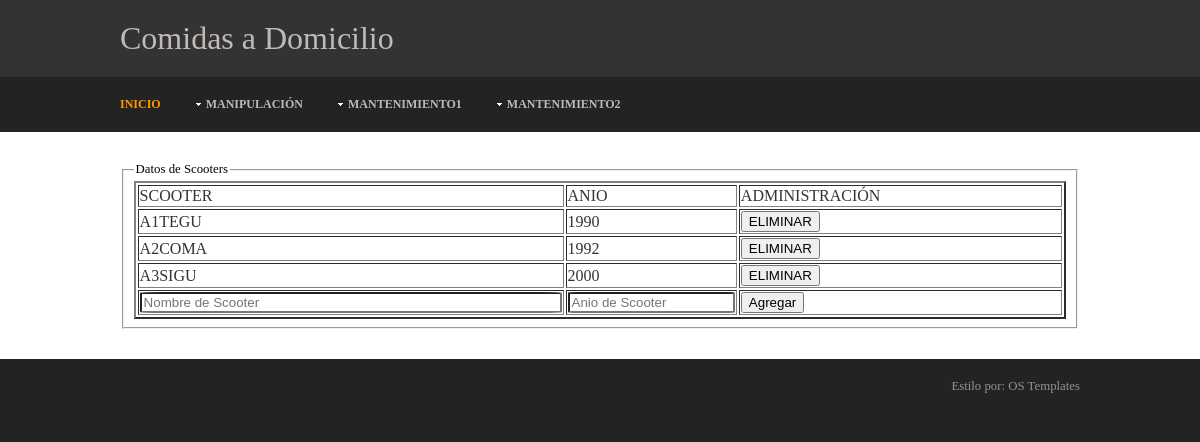
The page /comidas/scooters/scooters.php on the database its author committed.
### tables this page shows
CREATE TABLE IF NOT EXISTS `scooter` (
  `scooter` varchar(6) NOT NULL,
  `ano_scooters` decimal(4,0) DEFAULT NULL,
  PRIMARY KEY (`scooter`)
);

### comidas/scooters/cls_scooters.php (the view, shortened to what this page needs)
<?php
require_once '../conexionComidas.php';
    function consultaFamilias($fam){
        global $server,$bd,$user,$password;
        $db = new PDO("mysql:host=".$server.";dbname=".$bd.";charset=utf8",$user, $password);
        $consulta=$db->prepare("CALL sp_get_scooters(:sco);");
        $consulta->bindParam(":sco",$fam, PDO::PARAM_STR, 6);
        $consulta->execute();
        $filas=$consulta->fetchAll(PDO::FETCH_ASSOC);
        tabla($filas);
    }
    function tabla($filas){
        ?><table border=2 width=100% id="datos1"><?php
        if(!isset($filas[0])){
           echo "Aqui no hay datos por ahora";
        }else{
            echo "<tr>";
            foreach($filas[0] as $indice => $valor){
                echo "<td>". $indice ."</td>";
            }
        ?><td colspan="1">ADMINISTRACI&Oacute;N</td></tr><?php
        }
        foreach ($filas as $fila){
            echo "<tr>";
            foreach ($fila as $columna) {
                echo "<td>".utf8_encode($columna)."</td>";
            }
            echo <<<HTML
                <td><input type='button' onclick='consulta(
                    "cls_scooters.php?accion=eliminar&sco={$fila["SCOOTER"]}");' value='ELIMINAR'>
                </td>
HTML;
            echo "</tr>";
        }
        ?>
            <tr>
                <td><input type="text" name="sco" id="sco" class="textEntry"
                           placeholder="Nombre de Scooter" maxlength="6"></td>
                <td><input type="number" name="anio" id="anio" class="textEntry"
                           placeholder="Anio de Scooter" maxlength="4" max="9999" min="1000" step="1"></td>
                <td colspan="2"><input type="button" value="Agregar" onclick="insertaFamilia();"></td>
            </tr>
    </table>
        <?php
    }
?>

### comidas/styles/layout.css (style rules this page uses)
html { overflow-y:scroll; }
body { margin:0; padding:0; font-size:100%; font-family:Georgia, "Times New Roman", Times, serif; color:#919191; background-color:#232323; }
.textEntry { width: 100%; border-radius: 5%; }
table { color: #333333; width: 100%; }

### rows shown on the page
scooter: scooter "A1TEGU", ano_scooters "1990"
scooter: scooter "A2COMA", ano_scooters "1992"
scooter: scooter "A3SIGU", ano_scooters "2000"

### other values the page prints
$indice "SCOOTER"
$indice "ANIO"
